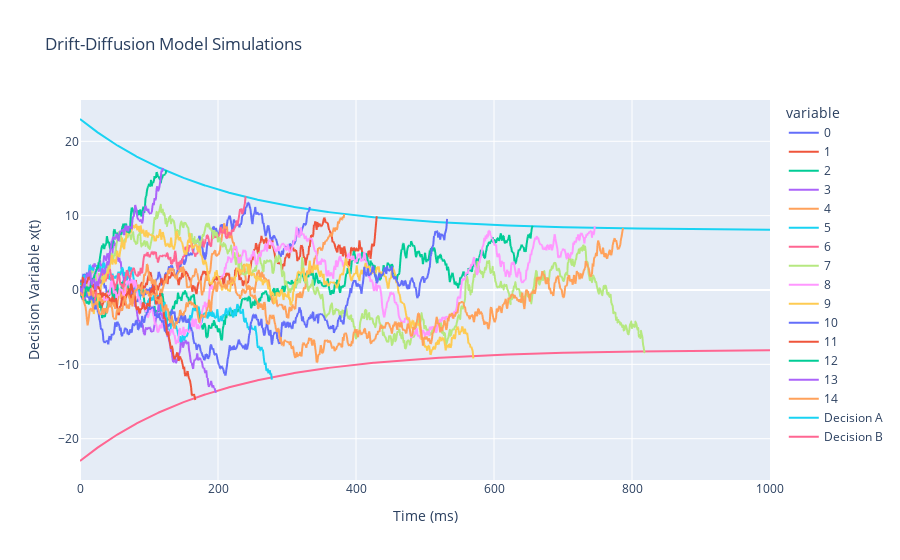

This figure's notebook cell:
### Code cell
simulation_one.plot_trajectories()

### Figure 1 — Plotly figure (JSON) as saved in the notebook; plotly's stock layout.template omitted (floating-point values rounded to 4 significant figures; data arrays with more than 128 entries replaced by an {"elided": "..."} marker saying what was removed)
{"data": [{"hovertemplate": "variable=0<br>Time (ms)=%{x}<br>Decision Variable x(t)=%{y}<extra></extra>", "legendgroup": "0", "line": {"color": "#636efa", "dash": "solid"}, "marker": {"symbol": "circle"}, "mode": "lines", "name": "0", "showlegend": true, "type": "scattergl", "x": {"elided": "819 int values"}, "xaxis": "x", "y": {"elided": "819 float values"}, "yaxis": "y"}, {"hovertemplate": "variable=1<br>Time (ms)=%{x}<br>Decision Variable x(t)=%{y}<extra></extra>", "legendgroup": "1", "line": {"color": "#EF553B", "dash": "solid"}, "marker": {"symbol": "circle"}, "mode": "lines", "name": "1", "showlegend": true, "type": "scattergl", "x": {"elided": "819 int values"}, "xaxis": "x", "y": {"elided": "819 float values"}, "yaxis": "y"}, {"hovertemplate": "variable=2<br>Time (ms)=%{x}<br>Decision Variable x(t)=%{y}<extra></extra>", "legendgroup": "2", "line": {"color": "#00cc96", "dash": "solid"}, "marker": {"symbol": "circle"}, "mode": "lines", "name": "2", "showlegend": true, "type": "scattergl", "x": {"elided": "819 int values"}, "xaxis": "x", "y": {"elided": "819 float values"}, "yaxis": "y"}, {"hovertemplate": "variable=3<br>Time (ms)=%{x}<br>Decision Variable x(t)=%{y}<extra></extra>", "legendgroup": "3", "line": {"color": "#ab63fa", "dash": "solid"}, "marker": {"symbol": "circle"}, "mode": "lines", "name": "3", "showlegend": true, "type": "scattergl", "x": {"elided": "819 int values"}, "xaxis": "x", "y": {"elided": "819 float values"}, "yaxis": "y"}, {"hovertemplate": "variable=4<br>Time (ms)=%{x}<br>Decision Variable x(t)=%{y}<extra></extra>", "legendgroup": "4", "line": {"color": "#FFA15A", "dash": "solid"}, "marker": {"symbol": "circle"}, "mode": "lines", "name": "4", "showlegend": true, "type": "scattergl", "x": {"elided": "819 int values"}, "xaxis": "x", "y": {"elided": "819 float values"}, "yaxis": "y"}, {"hovertemplate": "variable=5<br>Time (ms)=%{x}<br>Decision Variable x(t)=%{y}<extra></extra>", "legendgroup": "5", "line": {"color": "#19d3f3", "dash": "solid"}, "marker": {"symbol": "circle"}, "mode": "lines", "name": "5", "showlegend": true, "type": "scattergl", "x": {"elided": "819 int values"}, "xaxis": "x", "y": {"elided": "819 float values"}, "yaxis": "y"}, {"hovertemplate": "variable=6<br>Time (ms)=%{x}<br>Decision Variable x(t)=%{y}<extra></extra>", "legendgroup": "6", "line": {"color": "#FF6692", "dash": "solid"}, "marker": {"symbol": "circle"}, "mode": "lines", "name": "6", "showlegend": true, "type": "scattergl", "x": {"elided": "819 int values"}, "xaxis": "x", "y": {"elided": "819 float values"}, "yaxis": "y"}, {"hovertemplate": "variable=7<br>Time (ms)=%{x}<br>Decision Variable x(t)=%{y}<extra></extra>", "legendgroup": "7", "line": {"color": "#B6E880", "dash": "solid"}, "marker": {"symbol": "circle"}, "mode": "lines", "name": "7", "showlegend": true, "type": "scattergl", "x": {"elided": "819 int values"}, "xaxis": "x", "y": {"elided": "819 float values"}, "yaxis": "y"}, {"hovertemplate": "variable=8<br>Time (ms)=%{x}<br>Decision Variable x(t)=%{y}<extra></extra>", "legendgroup": "8", "line": {"color": "#FF97FF", "dash": "solid"}, "marker": {"symbol": "circle"}, "mode": "lines", "name": "8", "showlegend": true, "type": "scattergl", "x": {"elided": "819 int values"}, "xaxis": "x", "y": {"elided": "819 float values"}, "yaxis": "y"}, {"hovertemplate": "variable=9<br>Time (ms)=%{x}<br>Decision Variable x(t)=%{y}<extra></extra>", "legendgroup": "9", "line": {"color": "#FECB52", "dash": "solid"}, "marker": {"symbol": "circle"}, "mode": "lines", "name": "9", "showlegend": true, "type": "scattergl", "x": {"elided": "819 int values"}, "xaxis": "x", "y": {"elided": "819 float values"}, "yaxis": "y"}, {"hovertemplate": "variable=10<br>Time (ms)=%{x}<br>Decision Variable x(t)=%{y}<extra></extra>", "legendgroup": "10", "line": {"color": "#636efa", "dash": "solid"}, "marker": {"symbol": "circle"}, "mode": "lines", "name": "10", "showlegend": true, "type": "scattergl", "x": {"elided": "819 int values"}, "xaxis": "x", "y": {"elided": "819 float values"}, "yaxis": "y"}, {"hovertemplate": "variable=11<br>Time (ms)=%{x}<br>Decision Variable x(t)=%{y}<extra></extra>", "legendgroup": "11", "line": {"color": "#EF553B", "dash": "solid"}, "marker": {"symbol": "circle"}, "mode": "lines", "name": "11", "showlegend": true, "type": "scattergl", "x": {"elided": "819 int values"}, "xaxis": "x", "y": {"elided": "819 float values"}, "yaxis": "y"}, {"hovertemplate": "variable=12<br>Time (ms)=%{x}<br>Decision Variable x(t)=%{y}<extra></extra>", "legendgroup": "12", "line": {"color": "#00cc96", "dash": "solid"}, "marker": {"symbol": "circle"}, "mode": "lines", "name": "12", "showlegend": true, "type": "scattergl", "x": {"elided": "819 int values"}, "xaxis": "x", "y": {"elided": "819 float values"}, "yaxis": "y"}, {"hovertemplate": "variable=13<br>Time (ms)=%{x}<br>Decision Variable x(t)=%{y}<extra></extra>", "legendgroup": "13", "line": {"color": "#ab63fa", "dash": "solid"}, "marker": {"symbol": "circle"}, "mode": "lines", "name": "13", "showlegend": true, "type": "scattergl", "x": {"elided": "819 int values"}, "xaxis": "x", "y": {"elided": "819 float values"}, "yaxis": "y"}, {"hovertemplate": "variable=14<br>Time (ms)=%{x}<br>Decision Variable x(t)=%{y}<extra></extra>", "legendgroup": "14", "line": {"color": "#FFA15A", "dash": "solid"}, "marker": {"symbol": "circle"}, "mode": "lines", "name": "14", "showlegend": true, "type": "scattergl", "x": {"elided": "819 int values"}, "xaxis": "x", "y": {"elided": "819 float values"}, "yaxis": "y"}, {"mode": "lines", "name": "Decision A", "type": "scatter", "x": {"elided": "1000 float values"}, "y": {"elided": "1000 float values"}}, {"mode": "lines", "name": "Decision B", "type": "scatter", "x": {"elided": "1000 float values"}, "y": {"elided": "1000 float values"}}], "layout": {"legend": {"title": {"text": "variable"}, "tracegroupgap": 0}, "title": {"text": "Drift-Diffusion Model Simulations"}, "xaxis": {"anchor": "y", "domain": [0, 1], "title": {"text": "Time (ms)"}}, "yaxis": {"anchor": "x", "domain": [0, 1], "title": {"text": "Decision Variable x(t)"}}}}
